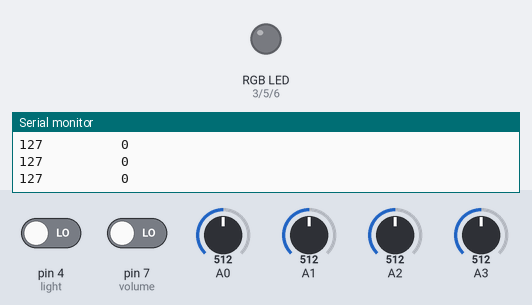
Bench run of a sketch on a simulated Arduino Uno, built with avr-gcc and run on an emulated ATmega328P. On the bench: an RGB LED mixed from three pins (HIGH = lit), the last lines printed to the serial monitor. Dashed ring = blinking. The inputs (shaded band) are chosen by the test bench; at power-on: A3 = 512, pin 4 (light) LOW, pin 7 (volume) LOW, A0 = 512, A1 = 512, A2 = 512. Dim RGB values are drawn brighter than linear.

Above: at 1.2 s.
1.3 s: A3 set to 420
4.3 s: A3 set to 394
7.3 s: pin 4 (light) driven HIGH and pin 7 (volume) driven HIGH
At 7.75 s:
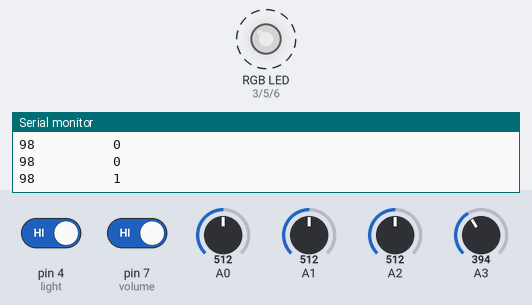
10.3 s: A0 set to 716
13.3 s: A1 set to 716
16.3 s: A2 set to 716
Timing chart, 0 to 20.3 s (numbered marks = the images above; inputs shaded):
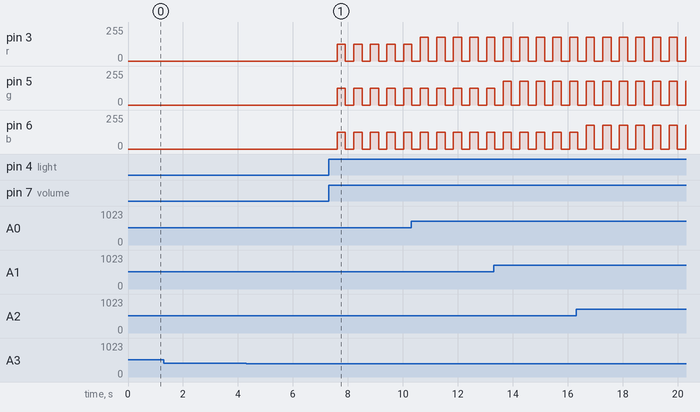

Measured:
- after the input at 7.3 s, pin 3 (r), pin 5 (g), pin 6 (b): alternates 127/255 for 0.30 s and 0/255 for 0.30 s, starting after 0.31 s

The sketch:

electronica4.ino
```cpp
#define light 4
#define volume 7
#define r 3
#define g 5
#define b 6

bool flag = false;

void setup() {
  Serial.begin(9600);
  pinMode(light, INPUT);
  pinMode(volume, INPUT);
}

void loop() {
  analogWrite(r, map(analogRead(A0), 0, 1023, 0, 255) * flag);
  analogWrite(g, map(analogRead(A1), 0, 1023, 0, 255) * flag);
  analogWrite(b, map(analogRead(A2), 0, 1023, 0, 255) * flag);
  if(digitalRead(volume) == true && digitalRead(light) == true){
    delay(300);
    for(int i = 0; i < 500; i++){
      delay(1);
      if(digitalRead(volume) == true && digitalRead(light) == true){
        flag = !flag;
        break;
      }
    }

  }
  if(digitalRead(light) == false) flag = false;
  Serial.print(map(analogRead(r), 0, 1023, 0, 255));
  Serial.print("          ");
  Serial.println(flag);
}
```
